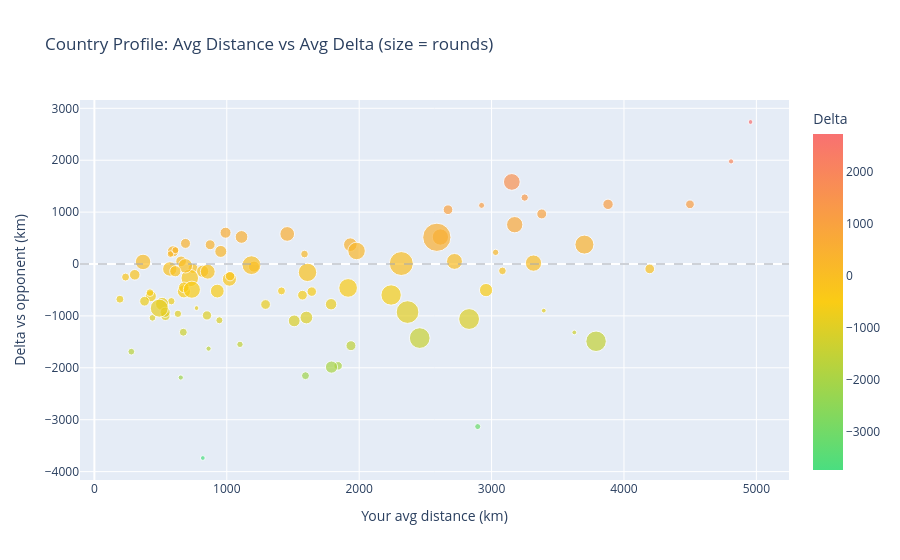

This figure's notebook cell:
### Code cell
if {"real_country_name", "my_dist_km", "dist_delta_km", "guessed_correctly"}.issubset(rounds.columns):
    by_country = (
        rounds.groupby("real_country_name", dropna=True).agg(
            rounds=("guessed_correctly", "count"),
            avg_dist_km=("my_dist_km", "mean"),
            avg_delta_km=("dist_delta_km", "mean"),
        ).reset_index()
    )
    by_country = by_country[by_country["rounds"] >= 5].copy()
    by_country["avg_dist_km"] = by_country["avg_dist_km"].round(1)
    by_country["avg_delta_km"] = by_country["avg_delta_km"].round(1)

    fig = px.scatter(
        by_country,
        x="avg_dist_km", y="avg_delta_km",
        size="rounds", hover_name="real_country_name",
        color="avg_delta_km", color_continuous_scale=["#4ade80", "#facc15", "#f87171"],
        title="Country Profile: Avg Distance vs Avg Delta (size = rounds)",
        labels={"avg_dist_km": "Your avg distance (km)", "avg_delta_km": "Delta vs opponent (km)"}
    )
    fig.add_hline(y=0, line_width=1, line_dash="dash", line_color="#9ca3af")
    fig.update_layout(coloraxis_colorbar_title="Delta")
    fig.show()

### Figure 1 — Plotly figure (JSON) as saved in the notebook; plotly's stock layout.template omitted (floating-point values rounded to 4 significant figures)
{"data": [{"hovertemplate": "<b>%{hovertext}</b><br><br>Your avg distance (km)=%{x}<br>Delta vs opponent (km)=%{marker.color}<br>rounds=%{marker.size}<extra></extra>", "hovertext": ["Albania", "Argentina", "Australia", "Austria", "Bangladesh", "Belgium", "Bhutan", "Bolivia, Plurinational State of", "Bosnia and Herzegovina", "Botswana", "Brazil", "Bulgaria", "Cambodia", "Canada", "Chile", "Colombia", "Costa Rica", "Croatia", "Curaçao", "Czechia", "Denmark", "Dominican Republic", "Ecuador", "Estonia", "Eswatini", "Finland", "France", "Germany", "Ghana", "Greece", "Guatemala", "Hong Kong", "Hungary", "Iceland", "India", "Indonesia", "Ireland", "Israel", "Italy", "Japan", "Jordan", "Kazakhstan", "Kenya", "Korea, Republic of", "Kyrgyzstan", "Lao People's Democratic Republic", "Latvia", "Lesotho", "Lithuania", "Luxembourg", "Malaysia", "Malta", "Mexico", "Mongolia", "Montenegro", "Namibia", "Nepal", "Netherlands", "New Zealand", "Nigeria", "Norway", "Oman", "Panama", "Peru", "Philippines", "Poland", "Portugal", "Puerto Rico", "Qatar", "Romania", "Russian Federation", "Rwanda", "Senegal", "Serbia", "Singapore", "Slovakia", "Slovenia", "South Africa", "Spain", "Sri Lanka", "Sweden", "Switzerland", "Taiwan, Province of China", "Thailand", "Tunisia", "Türkiye", "Ukraine", "United Arab Emirates", "United Kingdom", "United States", "Uruguay", "Viet Nam"], "legendgroup": "", "marker": {"color": [-1036.0, -1427.0, -1489, 244.1, -527.8, 370.9, -3132.0, -1096.0, 191, -775.2, -926, 242.4, 1150.0, -461.1, 17.1, 757.3, -898.5, -999.4, -1319.0, -619.3, -84.7, 2736.0, -94, -1689.0, -132.2, -140.2, -270.7, 39.8, -50.6, -292.1, -601.1, -3738, -449.6, 191.4, 1582.0, -1060.0, 603.1, -991.1, -494.9, -22.4, -959.6, -780.1, -1031.0, 1150.0, -518.4, -2188.0, -233.9, 1130.0, -717.4, -677.9, 372.8, -1630.0, 373.6, -1084.0, -716.7, -2152, -848.9, -207.9, -502.7, -768.6, -148.2, 1280.0, 964.7, 49.8, 519.7, 521.3, 52, 224.3, 266.2, -35, 9.1, -1548.0, -1574.0, -929.8, -1962.0, -251.5, -552.1, -597.2, -160.7, -532, -95.9, 396.8, -139.6, 251, 1977.0, 579.2, -521.8, -1314.0, -850.9, 514.8, -1986.0, 1046], "coloraxis": "coloraxis", "size": [10, 95, 93, 28, 38, 22, 8, 31, 10, 29, 114, 32, 24, 77, 59, 59, 5, 19, 5, 28, 22, 5, 21, 10, 13, 33, 68, 53, 27, 44, 21, 5, 25, 13, 62, 96, 27, 19, 65, 78, 12, 21, 36, 17, 14, 6, 20, 8, 21, 14, 41, 6, 80, 11, 12, 14, 5, 25, 39, 38, 49, 12, 22, 56, 59, 36, 25, 9, 11, 46, 127, 9, 22, 23, 16, 14, 13, 92, 75, 20, 46, 22, 28, 68, 6, 48, 42, 14, 72, 177, 33, 21], "sizemode": "area", "sizeref": 0.4425, "symbol": "circle"}, "mode": "markers", "name": "", "orientation": "v", "showlegend": false, "type": "scatter", "x": [438.6, 2457.0, 3789.0, 593.9, 676.5, 874.4, 2895.0, 1509.0, 574.8, 1788.0, 2365.0, 954.8, 3880.0, 1916.0, 3317.0, 3175.0, 3394.0, 536.9, 3625.0, 425.8, 745.3, 4956.0, 4195.0, 279.1, 3082.0, 817.6, 720.5, 367.6, 1206.0, 1020.0, 1572.0, 819.1, 675.6, 1587.0, 3153, 2830.0, 990.7, 850.5, 736.3, 1186.0, 630.9, 1293.0, 1601.0, 4498.0, 1413.0, 652.4, 1025.0, 2925.0, 378.8, 192.7, 1933.0, 862.4, 3701.0, 944.1, 581.2, 1594.0, 771.7, 304.8, 2958.0, 511.4, 856.3, 3250.0, 3379, 2720.0, 2614.0, 1111.0, 654.9, 3030.0, 612, 687, 2318, 1100.0, 1938, 534.5, 1841.0, 235.5, 419.9, 2241.0, 1610.0, 1642.0, 569.7, 688.1, 611.3, 1980.0, 4809.0, 1456.0, 928.3, 671.7, 490.4, 2587.0, 1791, 2671.0], "xaxis": "x", "y": [-1036.0, -1427.0, -1489, 244.1, -527.8, 370.9, -3132.0, -1096.0, 191, -775.2, -926, 242.4, 1150.0, -461.1, 17.1, 757.3, -898.5, -999.4, -1319.0, -619.3, -84.7, 2736.0, -94, -1689.0, -132.2, -140.2, -270.7, 39.8, -50.6, -292.1, -601.1, -3738, -449.6, 191.4, 1582.0, -1060.0, 603.1, -991.1, -494.9, -22.4, -959.6, -780.1, -1031.0, 1150.0, -518.4, -2188.0, -233.9, 1130.0, -717.4, -677.9, 372.8, -1630.0, 373.6, -1084.0, -716.7, -2152, -848.9, -207.9, -502.7, -768.6, -148.2, 1280.0, 964.7, 49.8, 519.7, 521.3, 52, 224.3, 266.2, -35, 9.1, -1548.0, -1574.0, -929.8, -1962.0, -251.5, -552.1, -597.2, -160.7, -532, -95.9, 396.8, -139.6, 251, 1977.0, 579.2, -521.8, -1314.0, -850.9, 514.8, -1986.0, 1046], "yaxis": "y"}], "layout": {"coloraxis": {"colorbar": {"title": {"text": "Delta"}}, "colorscale": [[0, "#4ade80"], [0.5, "#facc15"], [1, "#f87171"]]}, "legend": {"itemsizing": "constant", "tracegroupgap": 0}, "shapes": [{"line": {"color": "#9ca3af", "dash": "dash", "width": 1}, "type": "line", "x0": 0, "x1": 1, "xref": "x domain", "y0": 0, "y1": 0, "yref": "y"}], "title": {"text": "Country Profile: Avg Distance vs Avg Delta (size = rounds)"}, "xaxis": {"anchor": "y", "domain": [0, 1], "title": {"text": "Your avg distance (km)"}}, "yaxis": {"anchor": "x", "domain": [0, 1], "title": {"text": "Delta vs opponent (km)"}}}}
